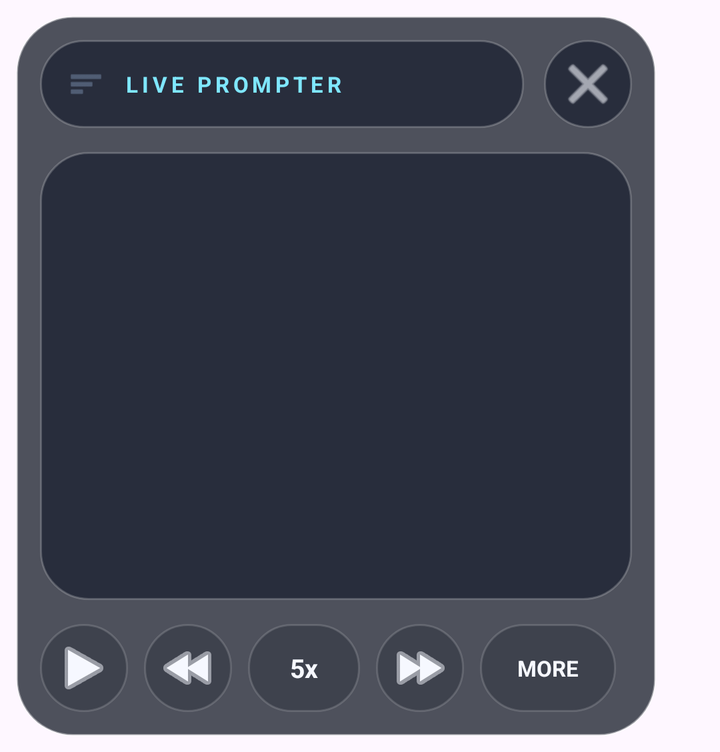
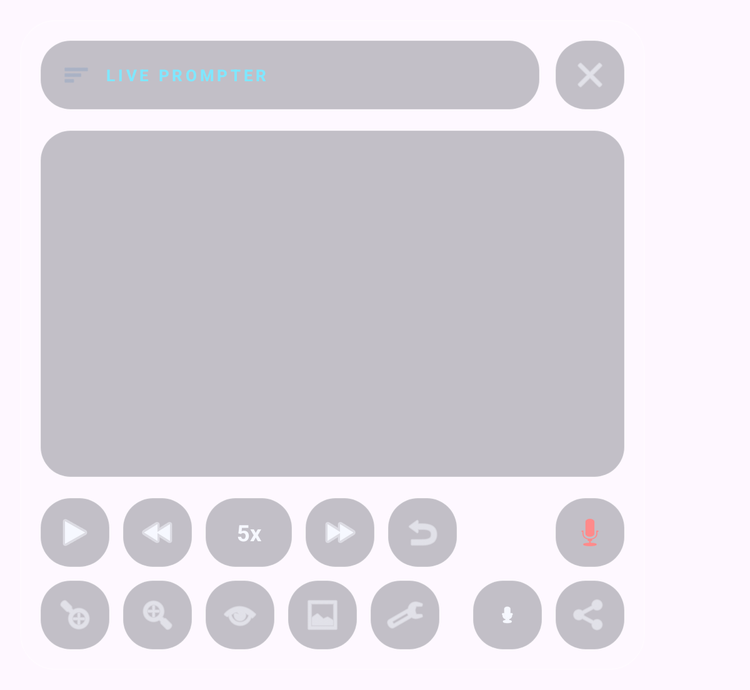

An Android layout and its configuration variant, each rendered on a device that would load it. The default file and the variant file are quoted in full after the pictures.
<!-- AndroidManifest.xml: application theme Theme.ScriptQ -->
<!-- res/layout/layout_floating_widget.xml -->
<?xml version="1.0" encoding="utf-8"?>
<FrameLayout xmlns:android="http://schemas.android.com/apk/res/android"
    xmlns:app="http://schemas.android.com/apk/res-auto"
    android:id="@+id/root_container"
    android:layout_width="wrap_content"
    android:layout_height="wrap_content"
    android:background="@android:color/transparent">

    <LinearLayout
        android:id="@+id/widget_container"
        android:layout_width="320dp"
        android:layout_height="360dp"
        android:layout_margin="8dp"
        android:background="@drawable/bg_glass_panel_overlay"
        android:orientation="vertical"
        android:padding="12dp">

        <LinearLayout
            android:id="@+id/header_bar"
            android:layout_width="match_parent"
            android:layout_height="wrap_content"
            android:gravity="center_vertical"
            android:orientation="horizontal">

            <LinearLayout
                android:id="@+id/drag_handle"
                android:layout_width="0dp"
                android:layout_height="44dp"
                android:layout_weight="1"
                android:background="@drawable/bg_glass_panel_overlay_soft"
                android:gravity="center_vertical"
                android:orientation="horizontal"
                android:paddingHorizontal="14dp">

                <ImageView
                    android:layout_width="18dp"
                    android:layout_height="18dp"
                    android:alpha="0.7"
                    android:contentDescription="Drag handle"
                    android:src="@android:drawable/ic_menu_sort_by_size"
                    app:tint="@color/text_tertiary" />

                <TextView
                    android:layout_width="wrap_content"
                    android:layout_height="wrap_content"
                    android:layout_marginStart="10dp"
                    android:text="LIVE PROMPTER"
                    android:textAllCaps="true"
                    android:textColor="@color/accent_secondary"
                    android:textSize="11sp"
                    android:letterSpacing="0.18"
                    android:textStyle="bold" />
            </LinearLayout>

            <ImageButton
                android:id="@+id/close_btn"
                android:layout_width="44dp"
                android:layout_height="44dp"
                android:layout_marginStart="10dp"
                android:background="@drawable/bg_glass_panel_overlay_soft"
                android:contentDescription="Close"
                android:padding="12dp"
                android:src="@android:drawable/ic_menu_close_clear_cancel"
                app:tint="@color/text_primary" />
        </LinearLayout>

        <FrameLayout
            android:id="@+id/script_surface"
            android:layout_width="match_parent"
            android:layout_height="0dp"
            android:layout_marginTop="12dp"
            android:layout_weight="1"
            android:background="@drawable/bg_glass_panel_overlay_soft"
            android:padding="14dp">

            <ScrollView
                android:id="@+id/script_scroll_view"
                android:layout_width="match_parent"
                android:layout_height="match_parent"
                android:fadeScrollbars="false"
                android:scrollbarThumbVertical="@android:color/white">

                <TextView
                    android:id="@+id/script_text"
                    android:layout_width="match_parent"
                    android:layout_height="wrap_content"
                    android:lineSpacingExtra="8dp"
                    android:paddingBottom="12dp"
                    android:textColor="@color/text_primary"
                    android:textSize="18sp" />
            </ScrollView>

            <TextView
                android:id="@+id/countdown_text"
                android:layout_width="wrap_content"
                android:layout_height="wrap_content"
                android:layout_gravity="center"
                android:textColor="@color/accent_primary"
                android:textSize="72sp"
                android:textStyle="bold"
                android:visibility="gone"
                android:elevation="10dp"
                android:shadowColor="#66000000"
                android:shadowDx="2"
                android:shadowDy="2"
                android:shadowRadius="8" />
        </FrameLayout>

        <LinearLayout
            android:id="@+id/control_bar"
            android:layout_width="match_parent"
            android:layout_height="wrap_content"
            android:layout_marginTop="12dp"
            android:orientation="vertical">

            <LinearLayout
                android:layout_width="match_parent"
                android:layout_height="wrap_content"
                android:gravity="center_vertical"
                android:orientation="horizontal">

                <ImageButton
                    android:id="@+id/play_pause_btn"
                    android:layout_width="44dp"
                    android:layout_height="44dp"
                    android:background="@drawable/bg_glass_panel_soft"
                    android:contentDescription="Play/Pause"
                    android:padding="10dp"
                    android:src="@android:drawable/ic_media_play"
                    app:tint="@color/text_primary" />

                <ImageButton
                    android:id="@+id/slow_down_btn"
                    android:layout_width="44dp"
                    android:layout_height="44dp"
                    android:layout_marginStart="8dp"
                    android:background="@drawable/bg_glass_panel_soft"
                    android:contentDescription="Slow Down"
                    android:padding="10dp"
                    android:src="@android:drawable/ic_media_rew"
                    app:tint="@color/text_primary" />

                <TextView
                    android:id="@+id/speed_text"
                    android:layout_width="wrap_content"
                    android:layout_height="44dp"
                    android:layout_marginStart="8dp"
                    android:background="@drawable/bg_glass_panel_soft"
                    android:gravity="center"
                    android:minWidth="56dp"
                    android:paddingHorizontal="12dp"
                    android:text="5x"
                    android:textColor="@color/text_primary"
                    android:textSize="13sp"
                    android:textStyle="bold" />

                <ImageButton
                    android:id="@+id/speed_up_btn"
                    android:layout_width="44dp"
                    android:layout_height="44dp"
                    android:layout_marginStart="8dp"
                    android:background="@drawable/bg_glass_panel_soft"
                    android:contentDescription="Speed Up"
                    android:padding="10dp"
                    android:src="@android:drawable/ic_media_ff"
                    app:tint="@color/text_primary" />

                <TextView
                    android:id="@+id/advanced_toggle"
                    android:layout_width="wrap_content"
                    android:layout_height="44dp"
                    android:layout_marginStart="8dp"
                    android:background="@drawable/bg_glass_panel_soft"
                    android:gravity="center"
                    android:minWidth="68dp"
                    android:paddingHorizontal="14dp"
                    android:text="More"
                    android:textAllCaps="true"
                    android:textColor="@color/text_primary"
                    android:textSize="11sp"
                    android:textStyle="bold" />
            </LinearLayout>

            <LinearLayout
                android:id="@+id/advanced_controls_container"
                android:layout_width="match_parent"
                android:layout_height="wrap_content"
                android:layout_marginTop="8dp"
                android:background="@drawable/bg_glass_panel_overlay_soft"
                android:orientation="vertical"
                android:padding="10dp"
                android:visibility="gone">

                <LinearLayout
                    android:layout_width="wrap_content"
                    android:layout_height="wrap_content"
                    android:layout_gravity="center_horizontal"
                    android:gravity="center"
                    android:orientation="horizontal">

                    <ImageButton
                        android:id="@+id/reset_btn"
                        android:layout_width="44dp"
                        android:layout_height="44dp"
                        android:background="@drawable/bg_glass_panel_soft"
                        android:contentDescription="Reset"
                        android:padding="10dp"
                        android:src="@android:drawable/ic_menu_revert"
                        app:tint="@color/text_primary" />

                    <ImageButton
                        android:id="@+id/text_size_decrease_btn"
                        android:layout_width="44dp"
                        android:layout_height="44dp"
                        android:layout_marginStart="8dp"
                        android:background="@drawable/bg_glass_panel_soft"
                        android:contentDescription="Decrease Text"
                        android:padding="10dp"
                        android:rotation="180"
                        android:src="@android:drawable/ic_menu_zoom"
                        app:tint="@color/text_primary" />

                    <ImageButton
                        android:id="@+id/text_size_increase_btn"
                        android:layout_width="44dp"
                        android:layout_height="44dp"
                        android:layout_marginStart="8dp"
                        android:background="@drawable/bg_glass_panel_soft"
                        android:contentDescription="Increase Text"
                        android:padding="10dp"
                        android:src="@android:drawable/ic_menu_zoom"
                        app:tint="@color/text_primary" />

                    <ImageButton
                        android:id="@+id/opacity_btn"
                        android:layout_width="44dp"
                        android:layout_height="44dp"
                        android:layout_marginStart="8dp"
                        android:background="@drawable/bg_glass_panel_soft"
                        android:contentDescription="Toggle Opacity"
                        android:padding="10dp"
                        android:src="@android:drawable/ic_menu_view"
                        app:tint="@color/text_primary" />
                </LinearLayout>

                <LinearLayout
                    android:layout_width="wrap_content"
                    android:layout_height="wrap_content"
                    android:layout_marginTop="8dp"
                    android:layout_gravity="center_horizontal"
                    android:gravity="center"
                    android:orientation="horizontal">

                    <ImageButton
                        android:id="@+id/invert_colors_btn"
                        android:layout_width="44dp"
                        android:layout_height="44dp"
                        android:background="@drawable/bg_glass_panel_soft"
                        android:contentDescription="Invert Colors"
                        android:padding="10dp"
                        android:src="@android:drawable/ic_menu_gallery"
                        app:tint="@color/text_primary" />

                    <ImageButton
                        android:id="@+id/mirror_btn"
                        android:layout_width="44dp"
                        android:layout_height="44dp"
                        android:layout_marginStart="8dp"
                        android:background="@drawable/bg_glass_panel_soft"
                        android:contentDescription="Mirror Text"
                        android:padding="10dp"
                        android:src="@android:drawable/ic_menu_manage"
                        app:tint="@color/text_primary" />

                    <ImageButton
                        android:id="@+id/record_btn"
                        android:layout_width="44dp"
                        android:layout_height="44dp"
                        android:layout_marginStart="8dp"
                        android:background="@drawable/bg_glass_panel_soft"
                        android:contentDescription="Record Rehearsal"
                        android:padding="10dp"
                        android:src="@android:drawable/ic_btn_speak_now"
                        app:tint="@color/danger_soft" />
                </LinearLayout>

                <LinearLayout
                    android:layout_width="wrap_content"
                    android:layout_height="wrap_content"
                    android:layout_marginTop="8dp"
                    android:layout_gravity="center_horizontal"
                    android:gravity="center"
                    android:orientation="horizontal">

                    <ImageButton
                        android:id="@+id/voice_pace_btn"
                        android:layout_width="44dp"
                        android:layout_height="44dp"
                        android:background="@drawable/bg_glass_panel_soft"
                        android:contentDescription="Voice Pacing"
                        android:padding="10dp"
                        android:src="@android:drawable/presence_audio_online"
                        app:tint="@color/text_primary" />

                    <ImageButton
                        android:id="@+id/remote_btn"
                        android:layout_width="44dp"
                        android:layout_height="44dp"
                        android:layout_marginStart="8dp"
                        android:background="@drawable/bg_glass_panel_soft"
                        android:contentDescription="Enable Remote Control"
                        android:padding="10dp"
                        android:src="@android:drawable/ic_menu_share"
                        app:tint="@color/text_primary" />
                </LinearLayout>
            </LinearLayout>
        </LinearLayout>

    </LinearLayout>
</FrameLayout>
<!-- resources referenced by this layout -->
<resources>
  <color name="accent_primary">#82B0FF</color>
  <color name="accent_secondary">#7FE7FF</color>
  <color name="danger_soft">#FF8A8A</color>
  <color name="text_primary">#F6F8FF</color>
  <color name="text_tertiary">#88A0C2</color>
  <!-- drawable bg_glass_panel_overlay (drawable) -->
  <?xml version="1.0" encoding="utf-8"?>
  <shape xmlns:android="http://schemas.android.com/apk/res/android"
      android:shape="rectangle">
      <corners android:radius="28dp" />
      <solid android:color="#C2171D29" />
      <stroke
          android:width="1dp"
          android:color="#66FFFFFF" />
  </shape>
  <!-- drawable bg_glass_panel_overlay_soft (drawable) -->
  <?xml version="1.0" encoding="utf-8"?>
  <shape xmlns:android="http://schemas.android.com/apk/res/android"
      android:shape="rectangle">
      <corners android:radius="24dp" />
      <solid android:color="#B81A2130" />
      <stroke
          android:width="1dp"
          android:color="#33FFFFFF" />
  </shape>
  <!-- drawable bg_glass_panel_soft (drawable) -->
  <?xml version="1.0" encoding="utf-8"?>
  <shape xmlns:android="http://schemas.android.com/apk/res/android" android:shape="rectangle">
      <corners android:radius="24dp" />
      <solid android:color="@color/glass_surface_dark" />
      <stroke
          android:width="1dp"
          android:color="@color/glass_stroke_soft" />
  </shape>
  <!-- from res/values-v27/ -->
  <style name="Theme.ScriptQ" parent="Theme.Material3.DayNight.NoActionBar">
          <item name="android:windowLightNavigationBar">false</item>
      </style>
  <color name="glass_surface_dark">#400C1422</color>
  <color name="glass_stroke_soft">#26FFFFFF</color>
</resources>
<!-- res/layout-sw600dp/layout_floating_widget.xml (the repository's variant of the layout above) -->
<!-- drawn on a 7-inch tablet held upright -->
<?xml version="1.0" encoding="utf-8"?>
<FrameLayout xmlns:android="http://schemas.android.com/apk/res/android"
    xmlns:app="http://schemas.android.com/apk/res-auto"
    android:id="@+id/root_container"
    android:layout_width="wrap_content"
    android:layout_height="wrap_content"
    android:background="@android:color/transparent">

    <LinearLayout
        android:id="@+id/widget_container"
        android:layout_width="500dp"
        android:layout_height="520dp"
        android:layout_margin="16dp"
        android:background="@drawable/bg_glass_panel"
        android:orientation="vertical"
        android:padding="16dp">

        <LinearLayout
            android:id="@+id/header_bar"
            android:layout_width="match_parent"
            android:layout_height="wrap_content"
            android:gravity="center_vertical"
            android:orientation="horizontal">

            <LinearLayout
                android:id="@+id/drag_handle"
                android:layout_width="0dp"
                android:layout_height="56dp"
                android:layout_weight="1"
                android:background="@drawable/bg_glass_panel_soft"
                android:gravity="center_vertical"
                android:orientation="horizontal"
                android:paddingHorizontal="18dp">

                <ImageView
                    android:layout_width="22dp"
                    android:layout_height="22dp"
                    android:alpha="0.7"
                    android:contentDescription="Drag handle"
                    android:src="@android:drawable/ic_menu_sort_by_size"
                    app:tint="@color/text_tertiary" />

                <TextView
                    android:layout_width="wrap_content"
                    android:layout_height="wrap_content"
                    android:layout_marginStart="12dp"
                    android:text="LIVE PROMPTER"
                    android:textAllCaps="true"
                    android:textColor="@color/accent_secondary"
                    android:textSize="13sp"
                    android:letterSpacing="0.18"
                    android:textStyle="bold" />
            </LinearLayout>

            <ImageButton
                android:id="@+id/close_btn"
                android:layout_width="56dp"
                android:layout_height="56dp"
                android:layout_marginStart="12dp"
                android:background="@drawable/bg_glass_panel_soft"
                android:contentDescription="Close"
                android:padding="14dp"
                android:src="@android:drawable/ic_menu_close_clear_cancel"
                app:tint="@color/text_primary" />
        </LinearLayout>

        <FrameLayout
            android:id="@+id/script_surface"
            android:layout_width="match_parent"
            android:layout_height="0dp"
            android:layout_marginTop="16dp"
            android:layout_weight="1"
            android:background="@drawable/bg_glass_panel_soft"
            android:padding="18dp">

            <ScrollView
                android:id="@+id/script_scroll_view"
                android:layout_width="match_parent"
                android:layout_height="match_parent"
                android:fadeScrollbars="false"
                android:scrollbarThumbVertical="@android:color/white">

                <TextView
                    android:id="@+id/script_text"
                    android:layout_width="match_parent"
                    android:layout_height="wrap_content"
                    android:lineSpacingExtra="10dp"
                    android:paddingBottom="18dp"
                    android:textColor="@color/text_primary"
                    android:textSize="24sp" />
            </ScrollView>

            <TextView
                android:id="@+id/countdown_text"
                android:layout_width="wrap_content"
                android:layout_height="wrap_content"
                android:layout_gravity="center"
                android:textColor="@color/accent_primary"
                android:textSize="120sp"
                android:textStyle="bold"
                android:visibility="gone"
                android:elevation="10dp"
                android:shadowColor="#66000000"
                android:shadowDx="4"
                android:shadowDy="4"
                android:shadowRadius="12" />
        </FrameLayout>

        <LinearLayout
            android:id="@+id/control_bar"
            android:layout_width="match_parent"
            android:layout_height="wrap_content"
            android:layout_marginTop="16dp"
            android:orientation="vertical">

            <LinearLayout
                android:layout_width="match_parent"
                android:layout_height="wrap_content"
                android:gravity="center_vertical"
                android:orientation="horizontal">

                <ImageButton
                    android:id="@+id/play_pause_btn"
                    android:layout_width="56dp"
                    android:layout_height="56dp"
                    android:background="@drawable/bg_glass_panel_soft"
                    android:contentDescription="Play/Pause"
                    android:padding="14dp"
                    android:src="@android:drawable/ic_media_play"
                    app:tint="@color/text_primary" />

                <ImageButton
                    android:id="@+id/slow_down_btn"
                    android:layout_width="56dp"
                    android:layout_height="56dp"
                    android:layout_marginStart="10dp"
                    android:background="@drawable/bg_glass_panel_soft"
                    android:contentDescription="Slow Down"
                    android:padding="14dp"
                    android:src="@android:drawable/ic_media_rew"
                    app:tint="@color/text_primary" />

                <TextView
                    android:id="@+id/speed_text"
                    android:layout_width="wrap_content"
                    android:layout_height="56dp"
                    android:layout_marginStart="10dp"
                    android:background="@drawable/bg_glass_panel_soft"
                    android:gravity="center"
                    android:minWidth="70dp"
                    android:paddingHorizontal="16dp"
                    android:text="5x"
                    android:textColor="@color/text_primary"
                    android:textSize="18sp"
                    android:textStyle="bold" />

                <ImageButton
                    android:id="@+id/speed_up_btn"
                    android:layout_width="56dp"
                    android:layout_height="56dp"
                    android:layout_marginStart="10dp"
                    android:background="@drawable/bg_glass_panel_soft"
                    android:contentDescription="Speed Up"
                    android:padding="14dp"
                    android:src="@android:drawable/ic_media_ff"
                    app:tint="@color/text_primary" />

                <ImageButton
                    android:id="@+id/reset_btn"
                    android:layout_width="56dp"
                    android:layout_height="56dp"
                    android:layout_marginStart="10dp"
                    android:background="@drawable/bg_glass_panel_soft"
                    android:contentDescription="Reset"
                    android:padding="14dp"
                    android:src="@android:drawable/ic_menu_revert"
                    app:tint="@color/text_primary" />

                <View
                    android:layout_width="0dp"
                    android:layout_height="0dp"
                    android:layout_weight="1" />

                <ImageButton
                    android:id="@+id/record_btn"
                    android:layout_width="56dp"
                    android:layout_height="56dp"
                    android:background="@drawable/bg_glass_panel_soft"
                    android:contentDescription="Record Rehearsal"
                    android:padding="14dp"
                    android:src="@android:drawable/ic_btn_speak_now"
                    app:tint="@color/danger_soft" />
            </LinearLayout>

            <LinearLayout
                android:layout_width="match_parent"
                android:layout_height="wrap_content"
                android:layout_marginTop="10dp"
                android:gravity="center_vertical"
                android:orientation="horizontal">

                <ImageButton
                    android:id="@+id/text_size_decrease_btn"
                    android:layout_width="56dp"
                    android:layout_height="56dp"
                    android:background="@drawable/bg_glass_panel_soft"
                    android:contentDescription="Decrease Text"
                    android:padding="14dp"
                    android:rotation="180"
                    android:src="@android:drawable/ic_menu_zoom"
                    app:tint="@color/text_primary" />

                <ImageButton
                    android:id="@+id/text_size_increase_btn"
                    android:layout_width="56dp"
                    android:layout_height="56dp"
                    android:layout_marginStart="10dp"
                    android:background="@drawable/bg_glass_panel_soft"
                    android:contentDescription="Increase Text"
                    android:padding="14dp"
                    android:src="@android:drawable/ic_menu_zoom"
                    app:tint="@color/text_primary" />

                <ImageButton
                    android:id="@+id/opacity_btn"
                    android:layout_width="56dp"
                    android:layout_height="56dp"
                    android:layout_marginStart="10dp"
                    android:background="@drawable/bg_glass_panel_soft"
                    android:contentDescription="Toggle Opacity"
                    android:padding="14dp"
                    android:src="@android:drawable/ic_menu_view"
                    app:tint="@color/text_primary" />

                <ImageButton
                    android:id="@+id/invert_colors_btn"
                    android:layout_width="56dp"
                    android:layout_height="56dp"
                    android:layout_marginStart="10dp"
                    android:background="@drawable/bg_glass_panel_soft"
                    android:contentDescription="Invert Colors"
                    android:padding="14dp"
                    android:src="@android:drawable/ic_menu_gallery"
                    app:tint="@color/text_primary" />

                <ImageButton
                    android:id="@+id/mirror_btn"
                    android:layout_width="56dp"
                    android:layout_height="56dp"
                    android:layout_marginStart="10dp"
                    android:background="@drawable/bg_glass_panel_soft"
                    android:contentDescription="Mirror Text"
                    android:padding="14dp"
                    android:src="@android:drawable/ic_menu_manage"
                    app:tint="@color/text_primary" />

                <View
                    android:layout_width="0dp"
                    android:layout_height="0dp"
                    android:layout_weight="1" />

                <ImageButton
                    android:id="@+id/voice_pace_btn"
                    android:layout_width="56dp"
                    android:layout_height="56dp"
                    android:background="@drawable/bg_glass_panel_soft"
                    android:contentDescription="Voice Pacing"
                    android:padding="14dp"
                    android:src="@android:drawable/presence_audio_online"
                    app:tint="@color/text_primary" />

                <ImageButton
                    android:id="@+id/remote_btn"
                    android:layout_width="56dp"
                    android:layout_height="56dp"
                    android:layout_marginStart="10dp"
                    android:background="@drawable/bg_glass_panel_soft"
                    android:contentDescription="Enable Remote Control"
                    android:padding="14dp"
                    android:src="@android:drawable/ic_menu_share"
                    app:tint="@color/text_primary" />
            </LinearLayout>
        </LinearLayout>

    </LinearLayout>
</FrameLayout>
<!-- resources referenced by the variant -->
<!-- as a 7-inch tablet held upright resolves them -->
<resources>
  <color name="accent_primary">#82B0FF</color>
  <color name="accent_secondary">#7FE7FF</color>
  <color name="danger_soft">#FF8A8A</color>
  <color name="text_primary">#F6F8FF</color>
  <color name="text_tertiary">#88A0C2</color>
  <!-- drawable bg_glass_panel (drawable) -->
  <?xml version="1.0" encoding="utf-8"?>
  <shape xmlns:android="http://schemas.android.com/apk/res/android" android:shape="rectangle">
      <corners android:radius="28dp" />
      <solid android:color="@color/glass_surface" />
      <stroke
          android:width="1dp"
          android:color="@color/glass_stroke" />
  </shape>
  <!-- drawable bg_glass_panel_soft (drawable) -->
  <?xml version="1.0" encoding="utf-8"?>
  <shape xmlns:android="http://schemas.android.com/apk/res/android" android:shape="rectangle">
      <corners android:radius="24dp" />
      <solid android:color="@color/glass_surface_dark" />
      <stroke
          android:width="1dp"
          android:color="@color/glass_stroke_soft" />
  </shape>
  <!-- from res/values-v27/ -->
  <style name="Theme.ScriptQ" parent="Theme.Material3.DayNight.NoActionBar">
          <item name="android:windowLightNavigationBar">false</item>
      </style>
  <color name="glass_surface">#26FFFFFF</color>
  <color name="glass_stroke">#59FFFFFF</color>
  <color name="glass_surface_dark">#400C1422</color>
  <color name="glass_stroke_soft">#26FFFFFF</color>
</resources>
